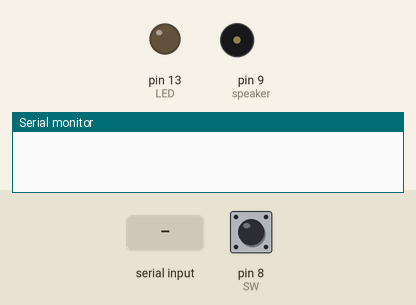
This sketch was run on a simulated Arduino Uno, built with avr-gcc and run on an emulated ATmega328P. On the bench: output pins drawn as LEDs (lit = HIGH), buzzer (waves = sounding), the last lines printed to the serial monitor. The test bench sets the inputs (shaded band); at power-on: pin 8 (SW) LOW. Pins used as bus, display or sensor lines are not drawn.

Above: at 1.2 s.
1.3 s: pin 8 (SW) pulled HIGH for 0.15 s
At 2.5 s:
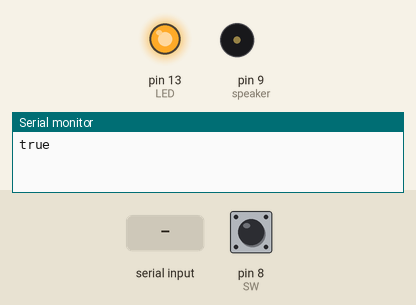
2.9 s: "0" received over Serial
At 3.8 s:
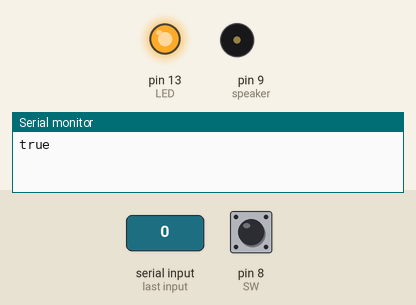
4.6 s: pin 8 (SW) pulled HIGH for 1 s
At 5.3 s:
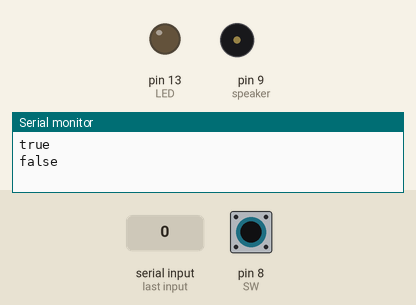
7.1 s: "1" received over Serial
At 8.2 s:
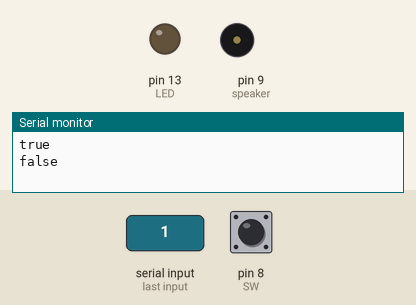
8.8 s: pin 8 (SW) pulled HIGH for 3.2 s
At 9.7 s:
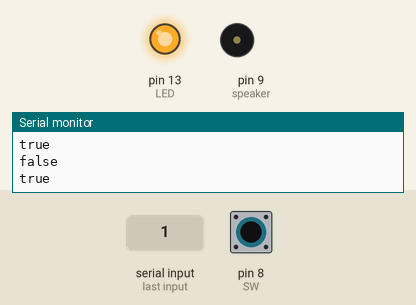
Timing chart, 0 to 11.8 s (numbered marks = the images above; inputs shaded):
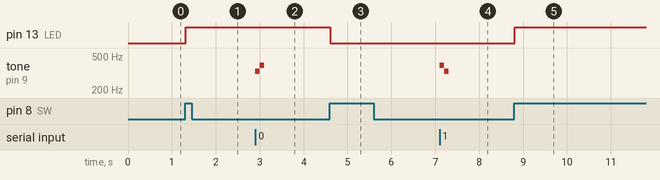

Measured:
- after the input at 1.3 s, pin 13 (LED): LOW → HIGH at once
- after the input at 2.9 s, tone on pin 9 (speaker): silent → 330 Hz at once, → 392 Hz 0.10 s later, → silent 0.10 s later
- after the input at 4.6 s, pin 13 (LED): HIGH → LOW at once
- after the input at 7.1 s, tone on pin 9 (speaker): silent → 392 Hz at once, → 330 Hz 0.10 s later, → silent 0.10 s later
- after the input at 8.8 s, pin 13 (LED): LOW → HIGH at once

The sketch:

sketch_jan07a.ino
```cpp
const int SW = 8;
const int LED = 13;
int state = 0;
int preState = 0;
boolean buttonState = false;
int speaker = 9;
int BEAT = 1000;
int mi = 330;
int so = 392;

void setup() {
  // put your setup code here, to run once:
  pinMode(LED, OUTPUT);
  pinMode(SW, INPUT);
  Serial.begin(9600);
}

void loop() {
  // put your main code here, to run repeatedly:
  state = digitalRead(SW);
  if(state && !(preState)){
    if(buttonState){
      buttonState = false;
    }else{
      buttonState = true;
    }
    Serial.println(buttonState ? "true" : "false");
    delay(10);
  }
  preState = state;

  if(buttonState){
    digitalWrite(LED, HIGH);
  }else{
    digitalWrite(LED, LOW);
  }

  char c = 0;
  // put your main code here, to run repeatedly:
  noTone(speaker);
  if(Serial.available() > 0){
    c = Serial.read();
    if(c == '0'){
      tone(speaker, mi);
      delay(100);
      tone(speaker, so);
      delay(100);
      tone(speaker, 0);
      noTone(speaker);
    }else if(c == '1'){
      digitalWrite(speaker, HIGH);
      tone(speaker, so);
      delay(100);
      tone(speaker, mi);
      delay(100);
      tone(speaker, 0);
      noTone(speaker);
    }
  }

}
```
